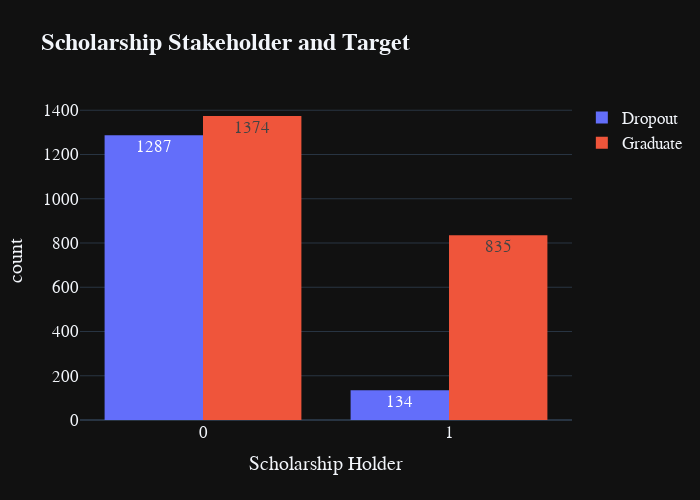

Here is the notebook cell this chart was saved with:
### Markdown cell above
## **Apakah mahasiswa yang menggunakan beasiswa memiliki tingkat kelulusan yang lebih tinggi?**

### Code cell
fig = px.histogram(df, x='Scholarship holder', color='Target', title="<b> Scholarship Stakeholder and Target", barmode='group', labels={'Scholarship holder':'Scholarship Holder', 'count':'Count', 'Target':''}, template='plotly_dark', text_auto=True)

fig.update_layout(font=dict(size=17, family="Franklin Gothic"), width=700, height=500)

fig.show()

### Figure 1 — Plotly figure (JSON) as saved in the notebook; plotly's stock layout.template omitted (floating-point values rounded to 4 significant figures; data arrays with more than 128 entries replaced by an {"elided": "..."} marker saying what was removed)
{"data": [{"alignmentgroup": "True", "bingroup": "x", "hovertemplate": "=Dropout<br>Scholarship Holder=%{x}<br>count=%{y}<extra></extra>", "legendgroup": "Dropout", "marker": {"color": "#636efa", "pattern": {"shape": ""}}, "name": "Dropout", "offsetgroup": "Dropout", "orientation": "v", "showlegend": true, "texttemplate": "%{value}", "type": "histogram", "x": {"elided": "1421 int values"}, "xaxis": "x", "yaxis": "y"}, {"alignmentgroup": "True", "bingroup": "x", "hovertemplate": "=Graduate<br>Scholarship Holder=%{x}<br>count=%{y}<extra></extra>", "legendgroup": "Graduate", "marker": {"color": "#EF553B", "pattern": {"shape": ""}}, "name": "Graduate", "offsetgroup": "Graduate", "orientation": "v", "showlegend": true, "texttemplate": "%{value}", "type": "histogram", "x": {"elided": "2209 int values"}, "xaxis": "x", "yaxis": "y"}], "layout": {"barmode": "group", "font": {"family": "Franklin Gothic", "size": 17}, "height": 500, "legend": {"title": {"text": ""}, "tracegroupgap": 0}, "title": {"text": "<b> Scholarship Stakeholder and Target"}, "width": 700, "xaxis": {"anchor": "y", "domain": [0, 1], "title": {"text": "Scholarship Holder"}}, "yaxis": {"anchor": "x", "domain": [0, 1], "title": {"text": "count"}}}}
